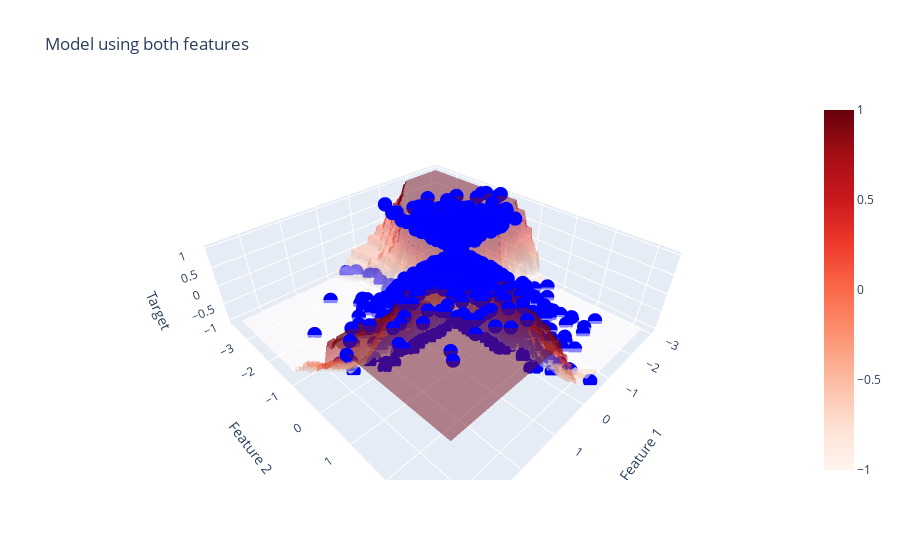

Write notebook code for a chart like this one.
### Markdown cell above
The two variable model can actually learn the true relationship!

### Code cell
two_variable_model.fit(X,y)

import plotly.graph_objects as go

# Create a grid for the surface plot
x_range = np.linspace(X[:, 0].min(), X[:, 0].max(), 100)
y_range = np.linspace(X[:, 1].min(), X[:, 1].max(), 100)
x_grid, y_grid = np.meshgrid(x_range, y_range)

# Flatten the grid to pass it to the model
grid_points = np.c_[x_grid.ravel(), y_grid.ravel()]

# Predict the output for each point in the grid
z_grid = two_variable_model.predict(grid_points).reshape(x_grid.shape)

# Create a 3D plot
fig = go.Figure()

# Add scatter plot for training data
fig.add_trace(go.Scatter3d(
    x=X[:, 0],
    y=X[:, 1],
    z=y,
    mode='markers',
    marker=dict(size=5, color='blue'),
    name='Training data'
))

# Add surface plot for the model fit
fig.add_trace(go.Surface(
    x=x_grid,
    y=y_grid,
    z=z_grid,
    opacity=0.5,
    colorscale='Reds',
    name='Model fit'
))

# Update layout
fig.update_layout(
    scene=dict(
        xaxis_title='Feature 1',
        yaxis_title='Feature 2',
        zaxis_title='Target'
    ),
    title='Model using both features',
)

# Show the figure
fig.show()

### Figure 1 — Plotly figure (JSON) as saved in the notebook; plotly's stock layout.template omitted (floating-point values rounded to 4 significant figures; data arrays with more than 128 entries replaced by an {"elided": "..."} marker saying what was removed)
{"data": [{"marker": {"color": "blue", "size": 5}, "mode": "markers", "name": "Training data", "type": "scatter3d", "x": {"elided": "1000 float values"}, "y": {"elided": "1000 float values"}, "z": {"elided": "1000 int values"}}, {"colorscale": [[0, "rgb(255,245,240)"], [0.125, "rgb(254,224,210)"], [0.25, "rgb(252,187,161)"], [0.375, "rgb(252,146,114)"], [0.5, "rgb(251,106,74)"], [0.625, "rgb(239,59,44)"], [0.75, "rgb(203,24,29)"], [0.875, "rgb(165,15,21)"], [1, "rgb(103,0,13)"]], "name": "Model fit", "opacity": 0.5, "type": "surface", "x": {"elided": "100x100 float values"}, "y": {"elided": "100x100 float values"}, "z": {"elided": "100x100 float values"}}], "layout": {"scene": {"xaxis": {"title": {"text": "Feature 1"}}, "yaxis": {"title": {"text": "Feature 2"}}, "zaxis": {"title": {"text": "Target"}}}, "title": {"text": "Model using both features"}}}
